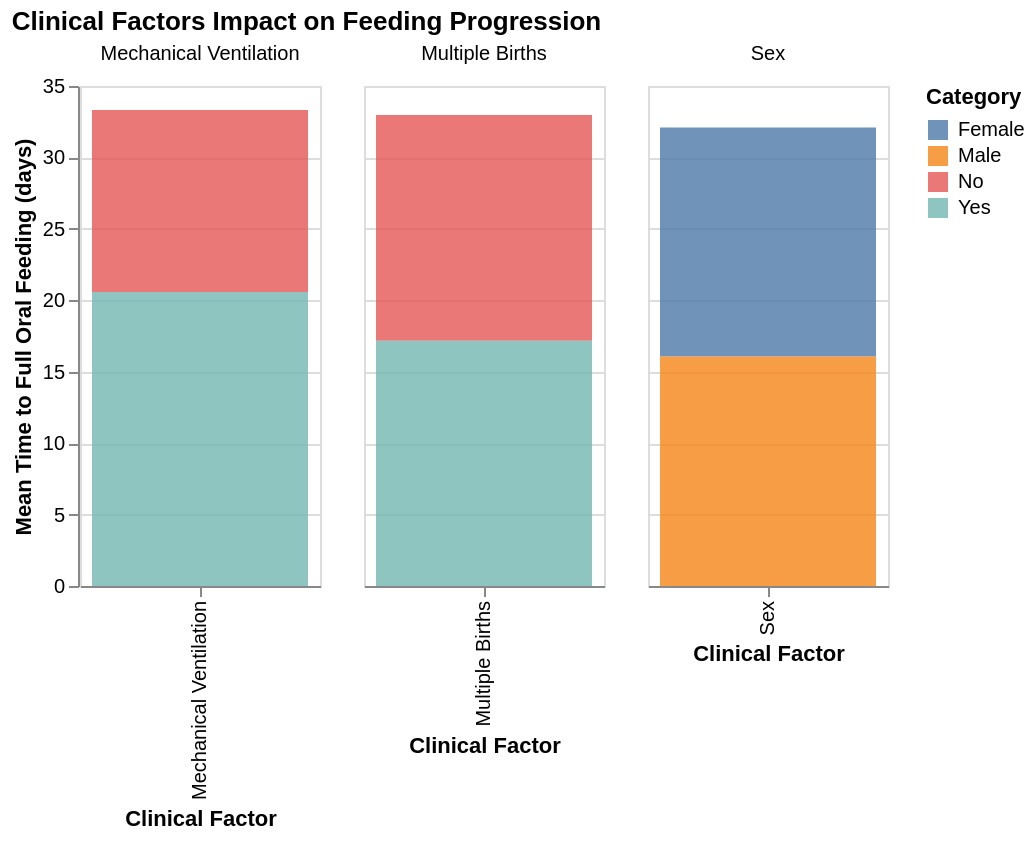

Write the Vega-Lite specification saved for this chart.
### Vega-Lite specification from a JSON file in a GitHub repository (floating-point values rounded to 4 significant figures)
{"config": {"view": {"continuousWidth": 300, "continuousHeight": 300}}, "data": {"name": "data-b1107ee6d8d4177f545aaab91143c775"}, "mark": {"type": "bar", "opacity": 0.8}, "encoding": {"color": {"field": "category", "title": "Category", "type": "nominal"}, "column": {"field": "factor", "title": "", "type": "nominal"}, "tooltip": [{"field": "factor", "type": "nominal"}, {"field": "category", "type": "nominal"}, {"field": "mean_time_to_fof", "format": ".1f", "title": "Mean Days", "type": "quantitative"}, {"field": "count", "type": "quantitative"}], "x": {"field": "factor", "title": "Clinical Factor", "type": "nominal"}, "y": {"field": "mean_time_to_fof", "title": "Mean Time to Full Oral Feeding (days)", "type": "quantitative"}}, "height": 250, "resolve": {"scale": {"x": "independent"}}, "title": "Clinical Factors Impact on Feeding Progression", "width": 120, "$schema": "https://vega.github.io/schema/vega-lite/v5.20.1.json", "datasets": {"data-b1107ee6d8d4177f545aaab91143c775": [{"factor": "Mechanical Ventilation", "category": "No", "mean_time_to_fof": 12.75, "std_time_to_fof": 5.663, "count": 104.0}, {"factor": "Mechanical Ventilation", "category": "Yes", "mean_time_to_fof": 20.57, "std_time_to_fof": 5.635, "count": 76.0}, {"factor": "Sex", "category": "Female", "mean_time_to_fof": 16.03, "std_time_to_fof": 6.34, "count": 83.0}, {"factor": "Sex", "category": "Male", "mean_time_to_fof": 16.07, "std_time_to_fof": 7.274, "count": 97.0}, {"factor": "Multiple Births", "category": "No", "mean_time_to_fof": 15.79, "std_time_to_fof": 6.944, "count": 146.0}, {"factor": "Multiple Births", "category": "Yes", "mean_time_to_fof": 17.17, "std_time_to_fof": 6.351, "count": 34.0}]}}
